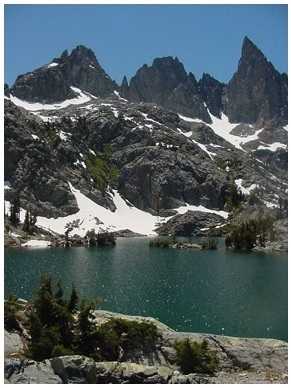
#> input picture data/inputs/lakeside.jpg, 291 x 388 px, found by its file name
$ jupyter execute --allow-errors p.ipynb
#> lines starting #> are read from the running program, lines starting #| are printed output that depends on the picture; long printed decimals are rounded
NOTE : Our focus is not on the performance of Bilateral Filter by changing the spatial and range variances, but instead how close it is to the original bilateral filter, and how it competes with the traditional approach in speed

[cell 1]
import numpy as np
import cv2
import matplotlib
import matplotlib.pyplot as plt
import math
from math import exp,sqrt
import time

[cell 2]
# Generates Gaussian Kernel
def gaussian_Kernel(size, sigma=1, twoDimensional=True):
    if twoDimensional:
        kernel = np.fromfunction(lambda x, y: (1/(2*math.pi*sigma**2)) * math.e ** ((-1*((x-(size-1)/2)**2+(y-(size-1)/2)**2))/(2*sigma**2)), (size, size))
    else:
        kernel = np.fromfunction(lambda x: math.e ** ((-1*(x-(size-1)/2)**2) / (2*sigma**2)), (size,))
    return kernel / np.sum(kernel)


# takes long time to run than the fft apporach , O( hw k^2 ) , k is the kernel size
def applyFilter(img, filter):
  # Padding image
  maxVal = max(filter.shape)
  img3 = np.zeros((img.shape[0] + 2 * maxVal, img.shape[1] + 2 * maxVal))
  img3 = img3.astype('complex')
  img3[maxVal:img3.shape[0] - maxVal, maxVal:img3.shape[1] - maxVal] = img
  filter = filter.astype('complex')
  img2 = img3.copy()
  # Convolution
  for r in range(filter.shape[0], img2.shape[0] - filter.shape[0] + 1):
    for c in range(filter.shape[1], img2.shape[1] - filter.shape[1] + 1):
      img2[r][c] = np.sum(img3[r - int(filter.shape[0] / 2):r - int(filter.shape[0] / 2) + filter.shape[0], c - int(filter.shape[1] / 2):c - int(filter.shape[1] / 2) + filter.shape[1]] * filter)
  # Remove padded region and return image
  return img2[maxVal:img2.shape[0] - maxVal, maxVal:img2.shape[1] - maxVal]


# fft approach , O( hw log( hw ) + k^2 log ( k^2 ) )
def applyfilter_fft ( im , kr) :
    # kernel's fft is scaled to fit image's fft
    m , n = np.shape ( im )
    mk, nk = np.shape ( kr )

    hpad = (m-mk)//2
    wpad = (n-nk)//2

    # print ( "hpad" , hpad , "wpad" , wpad )

    kr = np.pad(kr, ((hpad , (m-mk) - hpad), (wpad , ( n - nk ) - wpad  )), 'constant', constant_values=(0))
    kr = np.fft.fftshift ( kr )
    # kr = np.pad(kr, ((m-mk,  0 ), (0 ,  n - nk  )), 'constant', constant_values=(0))

    appliedF = np.fft.fft2 ( kr  )   *  np.fft.fft2 ( im)

    return  np.fft.ifft2 ( appliedF )

[cell 3]
def nCr(n,r):  # available from python 3.8
    return math.comb ( int(n), int(r) )

def logfactorial(n):
    if n <= 1:
        return 0
    else:
        return (n*(np.log(n)-1)+0.5*np.log(2*np.pi*n))

def max_local_range ( fin  , w ) :

        # Find the range in each kernel setting ( one pixel at centre is considered one setting )
        # Find the maxmium range over all the settings and return it
        # To preserve the monotonicity of the approximator raised cosine, we have to truncate it in one half time time period
        # This interval is represented by [-T, T] on the numberline

        T = -1
        sym = ( w - 1 ) / 2
        m, n = np.shape ( fin )
        template = fin.copy( )
        # scan along row
        for ii in range ( m ):
                L = np.zeros ( n )
                R = L.copy()
                L[ 0 ] , R[n-1] = template[ii,  0 ] , template[ii, n - 1 ]
                for k in range ( 1 , n):
                        if  (k % w) ==  0 :
                                L[k] = template[ii , k]
                                R[(n-1) - k] = template[ii , (n-1) - k ] # index in R corresponds to first element when k is in the last iteration
                        else :
                                L[k] = max ( L[k - 1 ], template[ii, k])
                                R[(n-1) - k ] = max ( R[n - k ], template[ii, (n -1) - k ])
                for k in range ( n):

                        p , q = int(k - sym) , int(k + sym)
                        r = R[p] if p >=  0  else R[-1]
                        l = L[q] if q < n else L[-1]

                        template[ii, k] = max (r,l)


        # scan along column
        for jj in range ( n ):
                L = np.zeros ( m )
                R = L.copy ( )
                L[ 0 ] , R[m-1] = template[ 0 , jj] ,  template[m - 1 , jj]
                for k in range ( 1 , m):
                        if  (k  % w) ==  0 :
                                L[k] = template[k, jj]
                                R[(m-1) - k ] = template[(m-1) - k , jj]
                        else :
                                L[k] = max ( L[k - 1 ], template[k, jj])
                                R[(m-1)-k ] = max ( R[m - k ], template[(m -1)-k, jj])

                for k in range ( m):
                        p , q = int(k - sym) , int ( k + sym)
                        r = R[p] if p >=  0  else R[-1]
                        l = L[q] if q < m else L[-1]

                        if k < m:
                                temp = max (r,l) - fin[k, jj]
                                T = max (T, temp)

        return int ( T )

[cell 4]
def Bilateral (f0,sigmas,sigmar,w,tol, single_output = True ):
    # f0 is the input image
    # sigmas is the standard deviation of the spatial Gaussian
    # sigmar is the standard deviation of the range Gaussian
    # w is the window size
    # tol is the tolerance for the stopping criteria
    # f is the output image
    # t is the time taken for the algorithm to run

    # Get image size
    m,n  = np.shape ( f0)

    if ( w > m or w > n ):
        print ( "Kernel Size is greater than Image")
        return ( None , None , None , None )


    # filt = cv2.getGaussianKernel((w,w), sigmas) # alternate application
    filt = gaussian_Kernel(w,sigmas, twoDimensional= True ) # own implementation O (k^2)

    T = max_local_range(f0,w)
    # print ( "T = " , T )
    N = np.ceil(0.405*((T/sigmar)**2)).astype ( float)
    print("N = " , N , end = "")

    gamma = 1/(sqrt(N)*sigmar)
    twoN = math.pow(2,N)
    print(",  2^N = ", twoN)

    N = int ( N )
    if (tol==0):
        M=0
    else:
        if(sigmar>40):
             M = 0
        elif (sigmar > 10):
             sumCoeffs = 0
             for k in range(0,(N+3)//2):
                sumCoeffs +=  nCr(N,k)/twoN
                if (sumCoeffs > (tol/2)):
                    M = k
                    break
        else:
            M = np.ceil(0.5*(N - sqrt(4*N*np.log(2/tol))))

    # Initialize output image
    f = np.zeros((m,n))
    fnum = np.zeros((m,n))
    fdenom = np.zeros((m,n))
    # ii = sqrt(-1)
    ii = 1j

    M = int(M)
    if(N<50):
        for k in range(M,1+N-M):
            omegak = (2*k - N)*gamma
            bk = nCr(N,k) / twoN
            H  = np.exp(-ii*omegak*f0)
            G  = np.conj(H)

            F  = G*f0
            barF = applyfilter_fft(F,filt)
            barG = applyfilter_fft(G,filt)


            fnum =  fnum + bk * H * barF
            fdenom  = fdenom + bk * H * barG

    else:
        for k in range(N,1+N-M):
            omegak = (2*k - N)*gamma
            # use Sterling's approximation
            bk = math.exp(logfactorial(N) - logfactorial(k)- logfactorial(N-k) - N*np.log(2))
            H  = math.exp(-ii*omegak*f0)
            G  = np.conj(H)
            F  = G*f0
            barF  = applyfilter_fft(F,filt)
            barG  = applyfilter_fft(G, filt)
            fnum =  fnum + bk * H * barF
            fdenom  = fdenom + bk * H * barG


    idx1 = np.argwhere( fdenom < 1e-3)
    idx2 = np.argwhere( fdenom > 1e-3)
    p = idx1.shape[0]

    for i in range(0,p):
        f[idx1[i,0],idx1[i,1]] = f0[idx1[i,0],idx1[i,1]]

    q = idx2.shape[0]
    for i in range(0,q):
        f[idx2[i,0],idx2[i,1]] = np.real(fnum[idx2[i,0],idx2[i,1]]/fdenom[idx2[i,0],idx2[i,1]])

    if ( single_output == True )  :
        return f.astype ( int )


    return f,T,N,M

[cell 5]
orig = cv2.cvtColor(cv2.imread('./lakeside.jpg'), cv2.COLOR_BGR2GRAY)
#> orig: shape (388, 291); min 0, max 255, mean 92.5
m,n = orig.shape
#> m = 388; n = 291
# adding gaussian noise to the image
noise_sigma  = 20
noisy = noise_sigma * np.random.rand(m, n) + orig

Change the parameters in the following snippet to alter the bilateral filter inputs

[cell 6]
# setting the parameters for bilateral filter

sigmas = 15 # spatial standard deviation
sigmar = 40 # range standard deviation
tol = 0.1 # tolerance

# Set window for spatial Gaussian
w = 37
w += (1+w)%2 # to prevent even by accident

[cell 7]
s1 = time.time()
# apply bilatera filter on the noisy image to smoothen it and reduce noise
outImg =  Bilateral (noisy ,sigmas, sigmar, w, tol)
#> after the loop in max_local_range, `for ii in range ( m ):`:
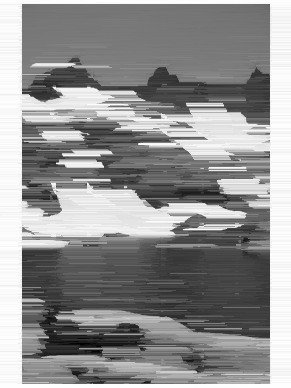
#> template: shape (388, 291) float64; min 31.65, max 275, mean 170; drawn with min black and max white
#> in Bilateral, `T = max_local_range(f0,w)`: T = 269
#> in Bilateral, `N = np.ceil(0.405*((T/sigmar)**2)).astype ( float)`: N = 19
#| N =  19.0
#> in Bilateral, `gamma = 1/(sqrt(N)*sigmar)`: gamma = 0.00574
#> in Bilateral, `twoN = math.pow(2,N)`: twoN = 524288
#| ,  2^N =  524288.0
#> the loop in Bilateral, `for k in range(0,(N+3)//2):` made 7 passes
#> sumCoeffs on passes 1 to 7: 1.91e-06, 3.81e-05, 0.000364, 0.00221, 0.00961, 0.0318, 0.0835
#> after the loop in Bilateral, `for k in range(0,(N+3)//2):`: sumCoeffs = 0.0835
#> the loop in Bilateral, `for k in range(M,1+N-M):` made 8 passes
#> (omegak, bk) on passes 1 to 8: (-0.0401, 0.0518), (-0.0287, 0.0961), (-0.0172, 0.144), (-0.00574, 0.176), (0.00574, 0.176), (0.0172, 0.144), (0.0287, 0.0961), (0.0401, 0.0518)
#> pass 1, in applyfilter_fft, `kr = np.fft.fftshift ( kr )`:
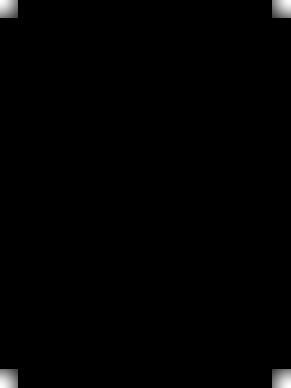
#> kr: shape (388, 291) float64; min 0, max 0.00115, mean 8.86e-06; drawn with min black and max white
#> in Bilateral, `idx1 = np.argwhere( fdenom < 1e-3)`: idx1 = empty array
#> in Bilateral, `idx2 = np.argwhere( fdenom > 1e-3)`: idx2 = 112908 pairs, first value 0 to 387, second value 0 to 290
#> after the loop in Bilateral, `for i in range(0,p):`: f: shape (388, 291) float64; every value is 0
e1 = time.time()

print("time taken for bilateral filtering = " , e1-s1 , "seconds")
print ("MAE" , np.mean ( abs ( outImg - orig ) ) )
#| MAE 12.802
plt.figure (figsize=(15,4))
plt.subplot(121) ; plt.imshow(noisy,'gray') ; plt.title("input image to bilateral filter")
plt.subplot(122) ; plt.imshow(outImg,'gray') ; plt.title("output")

# plt.subplot ( 133)
# plt.imshow(blurred,'gray')
# plt.title ( "blurred with just spatial" )
plt.show ( )

Let us see the application of this bilarteral filter on a color image, which is acheived by applying bilateral filter on each of the color channels seperately and merging them back together.

[cell 8]
# Read image

cimg = cv2.cvtColor ( cv2.imread('./lakeside.jpg') , cv2.COLOR_BGR2RGB )

# split the image into its channels
r,g,b = cv2.split(cimg)
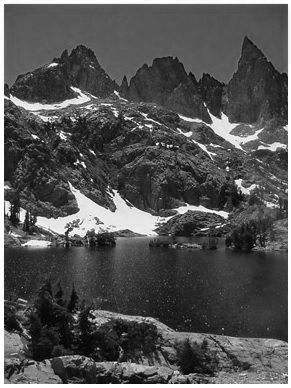
#> r: shape (388, 291); min 0, max 255, mean 83.1
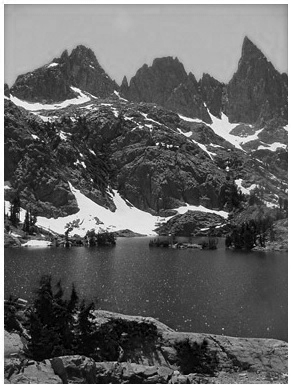
#> b: shape (388, 291); min 0, max 255, mean 99.6

# split channel wise and call the  bilateral filter on each channel
b_bi = Bilateral (b ,sigmas, sigmar, w, tol).astype ( int )
#> call 2 of Bilateral, with sigmas = 15, sigmar = 40, w = 37, tol = 0.1, single_output = True
#> call 2 of max_local_range, with w = 37
#> after the loop in max_local_range (call 2), `for ii in range ( m ):`:
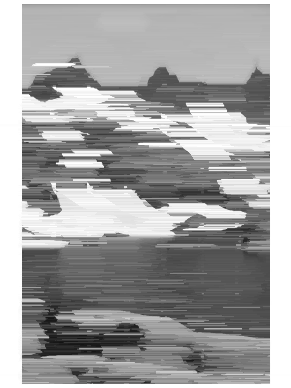
#> template: shape (388, 291); min 19, max 255, mean 163.2
#> in Bilateral (call 2), `T = max_local_range(f0,w)`: T = 255
#> in Bilateral (call 2), `N = np.ceil(0.405*((T/sigmar)**2)).astype ( float)`: N = 17
#| N =  17.0
#> in Bilateral (call 2), `gamma = 1/(sqrt(N)*sigmar)`: gamma = 0.00606
#> in Bilateral (call 2), `twoN = math.pow(2,N)`: twoN = 131072
#| ,  2^N =  131072.0
#> the loop in Bilateral (call 2), `for k in range(0,(N+3)//2):` made 6 passes
#> sumCoeffs on passes 1 to 6: 7.63e-06, 0.000137, 0.00117, 0.00636, 0.0245, 0.0717
#> after the loop in Bilateral (call 2), `for k in range(0,(N+3)//2):`: sumCoeffs = 0.0717
#> the loop in Bilateral (call 2), `for k in range(M,1+N-M):` made 8 passes
#> (omegak, bk) on passes 1 to 8: (-0.0424, 0.0472), (-0.0303, 0.0944), (-0.0182, 0.148), (-0.00606, 0.185), (0.00606, 0.185), (0.0182, 0.148), (0.0303, 0.0944), (0.0424, 0.0472)
#> after the loop in Bilateral (call 2), `for i in range(0,q):`:
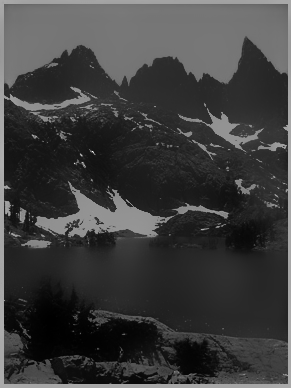
#> f: shape (388, 291) float64; min 13.23, max 370.2, mean 98.5; drawn with min black and max white
g_bi = Bilateral (g ,sigmas, sigmar, w, tol).astype ( int )
#> call 3 of max_local_range, with w = 37
#> after the loop in max_local_range (call 3), `for ii in range ( m ):`:
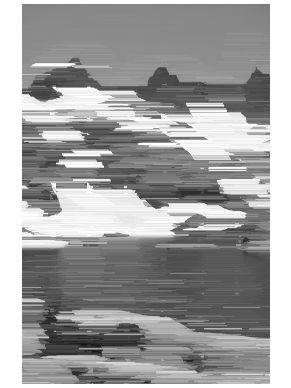
#> template: shape (388, 291); min 24, max 255, mean 159.7
#| N =  17.0
#| ,  2^N =  131072.0
r_bi = Bilateral (r ,sigmas, sigmar, w, tol).astype ( int )
#> call 4 of Bilateral, with sigmas = 15, sigmar = 40, w = 37, tol = 0.1, single_output = True
#> call 4 of max_local_range, with w = 37
#> after the loop in max_local_range (call 4), `for ii in range ( m ):`:
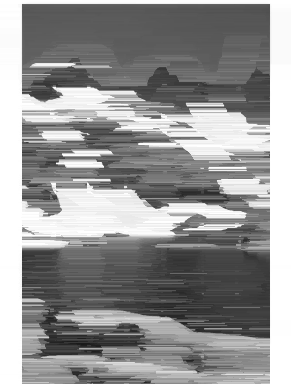
#> template: shape (388, 291); min 24, max 255, mean 149
#> in Bilateral (call 4), `T = max_local_range(f0,w)`: T = 255
#| N =  17.0
#| ,  2^N =  131072.0
#> the loop in Bilateral (call 4), `for k in range(0,(N+3)//2):` made 6 passes
#> after the loop in Bilateral (call 4), `for k in range(0,(N+3)//2):`: sumCoeffs = 0.0717
#> the loop in Bilateral (call 4), `for k in range(M,1+N-M):` made 8 passes
#> after the loop in Bilateral (call 4), `for i in range(0,q):`:
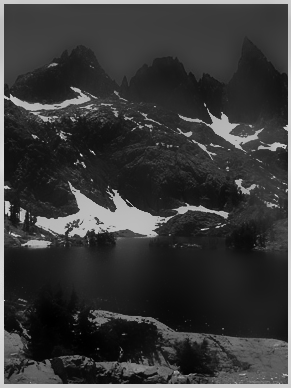
#> f: shape (388, 291) float64; min 20.17, max 300.4, mean 82; drawn with min black and max white


# merge the channels back together
cimg_bi = cv2.merge((r_bi,g_bi,b_bi)).astype ( int )

plt.figure (figsize=(10,4))
plt.subplot(121) ; plt.imshow(cimg,'gray') ; plt.title("input image to bilateral filter")
plt.subplot(122) ; plt.imshow(cimg_bi,'gray') ; plt.title("output") ;plt.show ( )
#> after `plt.subplot(122)`:
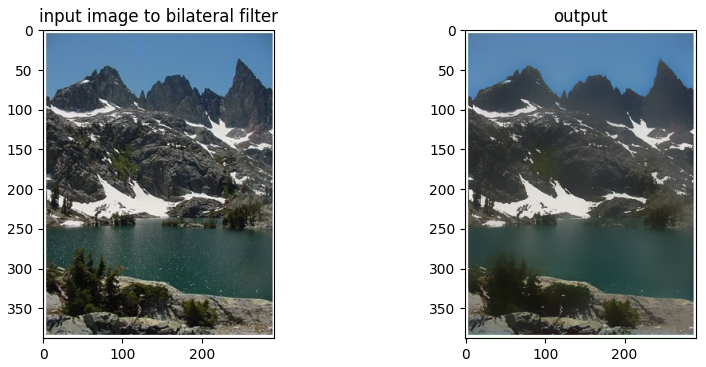
#> figure drawn by matplotlib, 2 panels
